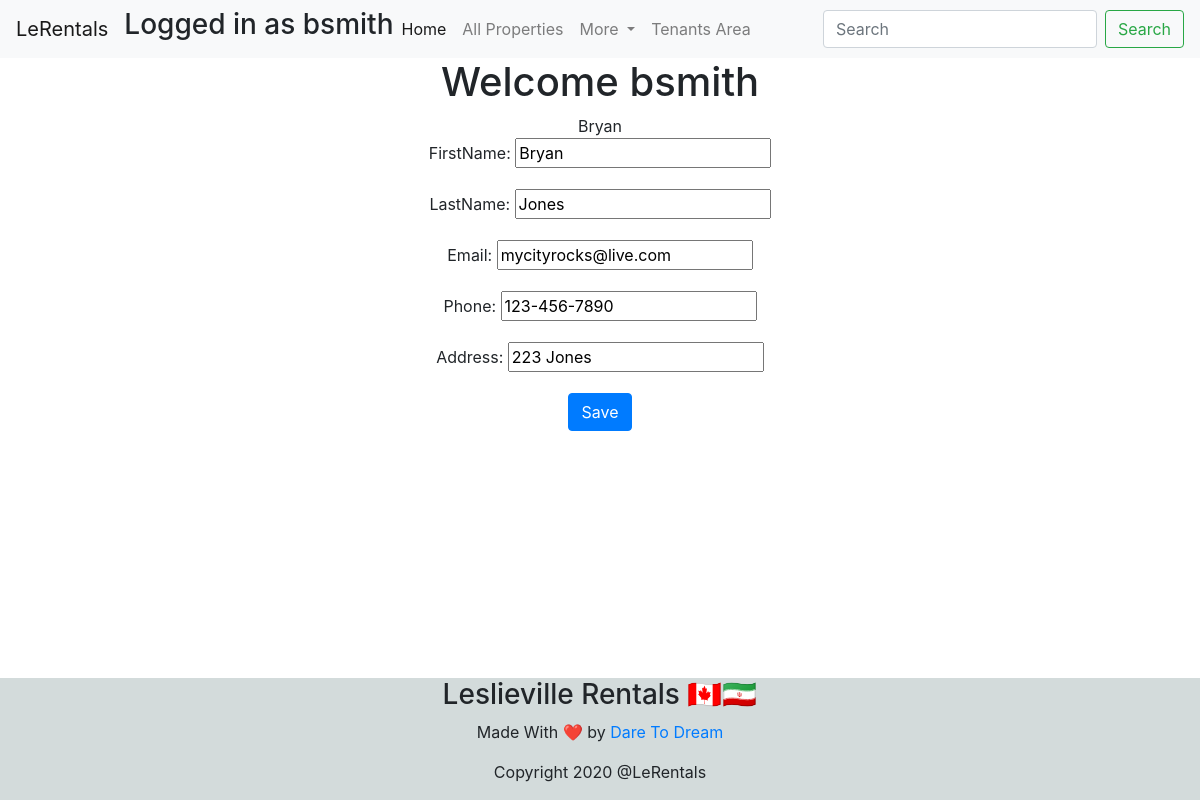
The page /tenant/1 (signed in) on the database its author committed.
### tenants/models.py (models this page shows, shortened)
class Tenant(models.Model):
    firstName = models.CharField(max_length=100)
    lastName = models.CharField(max_length=100)
    email = models.CharField(max_length=100)
    phone = models.CharField(max_length=20)
    address = models.CharField(max_length=100)
    memo = models.TextField(blank=True)
    movedIn = models.DateTimeField(null=True, blank=True )
    profileCreated = models.DateTimeField(auto_now_add=True)
    tenant = models.ForeignKey(User, on_delete=models.CASCADE)

### tenants/views.py (the view, shortened to what this page needs)
# urls.py: path('tenant/<int:tenant_pk>', v2.viewtenant, name='viewtenant' )
@login_required
def viewtenant(req, tenant_pk):
    tenant = get_object_or_404(Tenant, pk=tenant_pk, tenant=req.user)
    if req.method == 'GET':
        form = TenantForm(instance=tenant)
        return render(req, 'tenants/tenant.html', {'tenant': tenant, 'form': form})

### tenants/forms.py
class TenantForm(ModelForm):
    class Meta:
        model = Tenant
        fields = ['firstName', 'lastName', 'email', 'phone', 'address']

### tenants/templates/tenants/tenant.html (shortened to what this page needs)
{% extends 'tenants/base.html' %}
{% block content %}
<div>
<h1>Welcome {{user.username}}</h1>
</div>
{{tenant.firstName}}
<div>
    <form method="POST">
    {{form.as_p}}
    <button class="btn btn-primary" type="submit">Save</button>
</form>
</div>
<br>
{% endblock %}

### tenants/templates/tenants/base.html (shortened to what this page needs)
<!doctype html>
<html lang="en">
  <head>
    {%load static%}
    <link rel="stylesheet" href="https://stackpath.bootstrapcdn.com/bootstrap/4.4.1/css/bootstrap.min.css">
    <link rel="stylesheet" href="https://use.fontawesome.com/releases/v5.8.1/css/all.css">
  </head>
  <body>
    <nav class="navbar navbar-expand-lg navbar-light bg-light">
        <a class="navbar-brand" href="{% url 'home' %}">LeRentals</a>
        {% if user.is_authenticated %}
        <h3>Logged in as {{user.username}}</h3>
        {%endif%}
        <div class="collapse navbar-collapse" id="navbarSupportedContent">
          <ul class="navbar-nav mr-auto">
            <li class="nav-item active">
              <a class="nav-link" href="{% url 'home' %}" >Home <span class="sr-only">(current)</span></a>
            </li>
            <li class="nav-item">
              <a class="nav-link" href="{% url 'listings:all_listings' %}">All Properties</a>
            </li>
            <li class="nav-item dropdown">
              <a class="nav-link dropdown-toggle" href="#" id="navbarDropdown" role="button" data-toggle="dropdown" aria-haspopup="true" aria-expanded="false">
                More
              </a>
            </li>
            <li class="nav-item">
              <a class="nav-link " href="{% url 'tenantarea' %}" tabindex="-1" aria-disabled="true">Tenants Area</a>
            </li>
          </ul>
          <form class="form-inline my-2 my-lg-0">
            <input class="form-control mr-sm-2" type="search" placeholder="Search" aria-label="Search">
            <button class="btn btn-outline-success my-2 my-sm-0" type="submit">Search</button>
          </form>
        </div>
      </nav>
<div style="text-align: center;">
{% block content %}
{% endblock %}
</div>
<div style="min-height:40px;  background-color: rgb(211, 219, 219); text-align: center; position:fixed; bottom: 0; width: 100%;  z-index: 999;">
    <h3>Leslieville Rentals 🇨🇦🇮🇷</h3>
    <p class="d2d">Made With ❤️ by  <a href="http://www.daretodream.online/"> Dare To Dream</a></p>
    <p>Copyright 2020 @LeRentals</p>
</div>
  </body>
</html>

### rows shown on the page
Tenant: firstName "Bryan", lastName "Jones", email "mycityrocks@live.com", phone "123-456-7890", address "223 Jones"

### other values the page prints
{{ user.username }} "bsmith"
